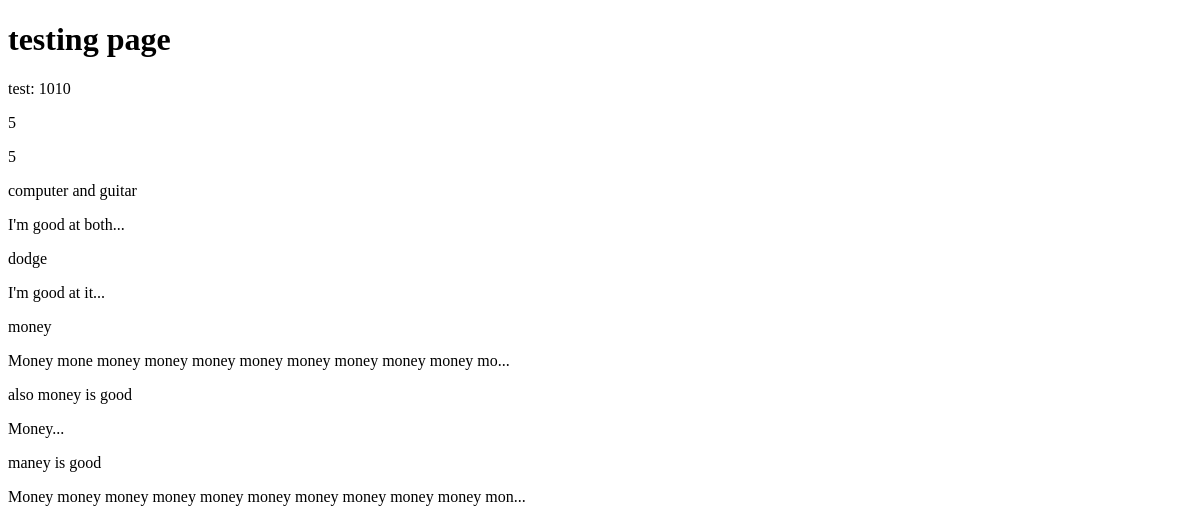
/blog/test, run on an earlier commit of the app's database.
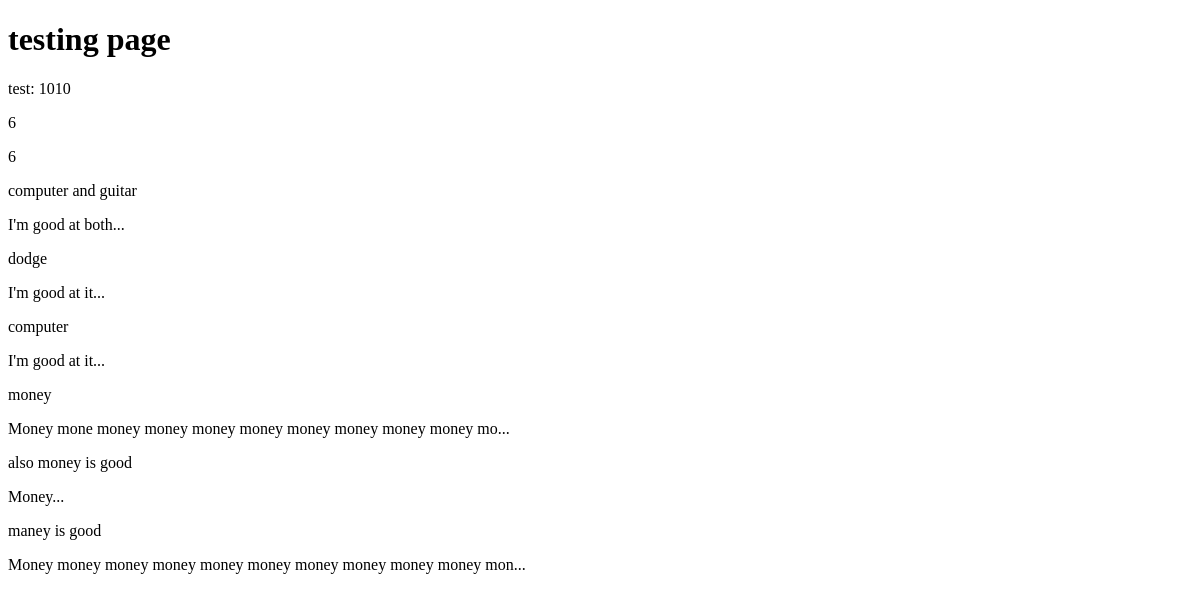
And on a later commit of the database.
### blog/models.py (models this page shows, shortened)
class Post(models.Model):
    image = models.ImageField(upload_to="blog/", default="blog/default.jpg")
    author = models.ForeignKey(User, on_delete=models.SET_NULL, null=True)
    category = models.ManyToManyField(Category)
    title = models.CharField(max_length=255)
    content = models.TextField()
    status = models.BooleanField(default=False)
    counted_views = models.IntegerField(default=0)
    published_date = models.DateTimeField(null=True)
    created_time = models.DateTimeField(auto_now_add=True)
    updated_time = models.DateTimeField(auto_now=True)
    slug = models.SlugField(null=True)
    class Meta:
        ordering = ["-created_time"]

### blog/views.py (the view)
# urls.py: path("test", test)
def test(request):
    return render(request, "travelista/blog/test.html")

### blog/templatetags/blog_tags.py (called while the page is built)
@register.simple_tag(name="adding")
def add(num1=100, num2=10):
    return num1 + num2

@register.simple_tag(name="post_amount")
def post_count():
    return Post.objects.filter(status=1).count()

@register.simple_tag(name="posts")
def post_queries():
    return Post.objects.filter(status=1)

@register.filter
def summerize(value: str, max_length=10):
    return value[:max_length].capitalize() + "..."

### templates/travelista/blog/test.html (shortened to what this page needs)
{% load blog_tags %}
<!DOCTYPE html>
<html lang="en">
<head>
</head>
<body>
    <h1>testing page</h1>
    <p>test: {% adding num1=1000 %}</p>
    <p>{% post_amount %}</p>
    <p>{% post_amount as pa%}</p>
    <p>{{ pa }}</p>
    {% posts as ps %}
    {% for post in ps %}
    <p>{{post.title}}</p>
    <p>{{ post.content|summerize:63}}</p>
    {% endfor %}
</body>
</html>

What changed in the data, as far as the page shows it:
now on this page (row edited): Post: title "computer", content|summerize "I'm good at it..."
Also different on the page:
{{ pa }}: "5" → "6"
text no longer shown: "5"
text now shown: "6"
